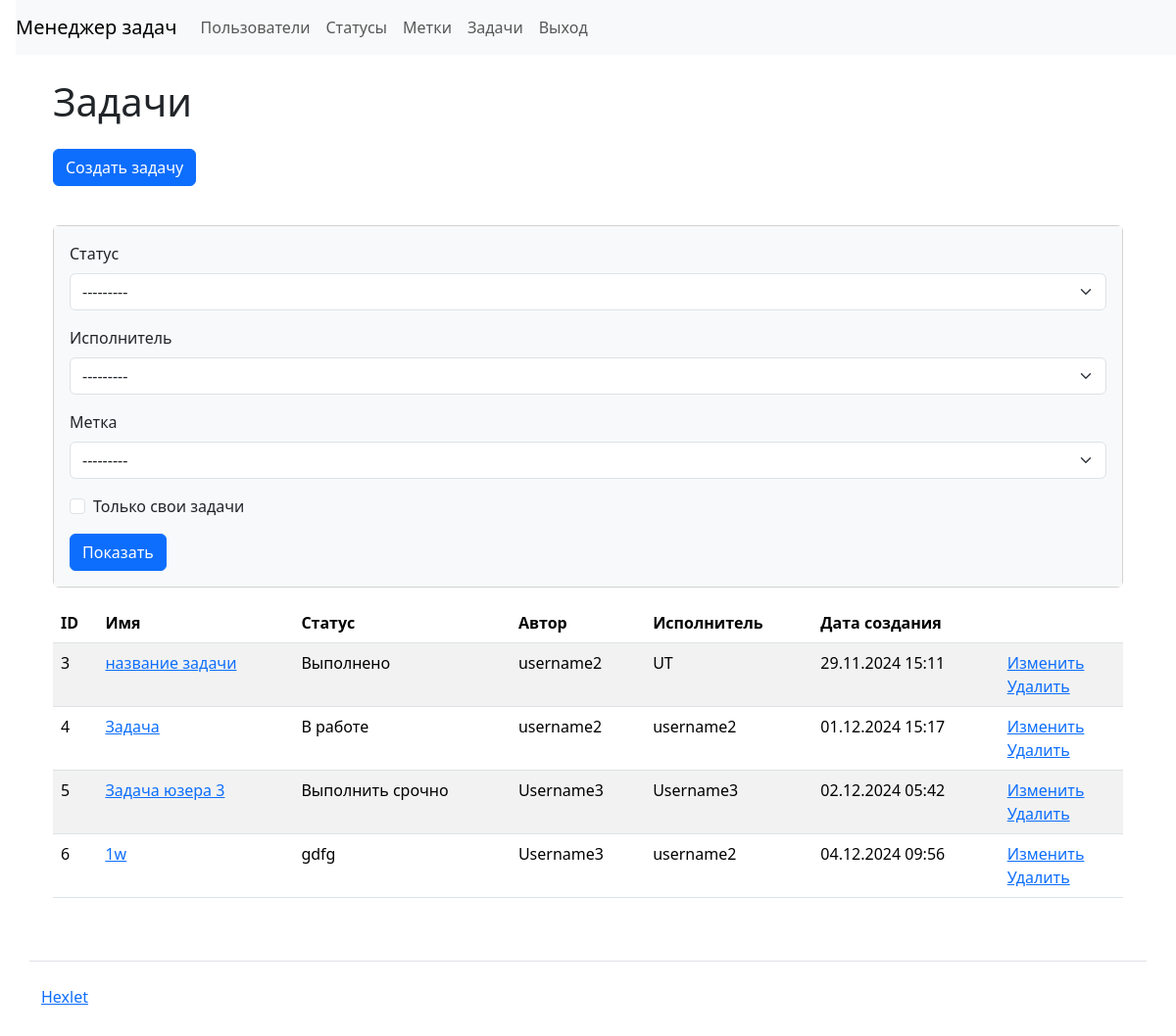
/tasks/ (signed in), run on the app's committed database.
### task_manager/tasks/models.py (models this page shows, shortened)
class Tasks(models.Model):
    task_name = models.CharField(
        max_length=255,
        verbose_name='Имя')
    time_create = models.DateTimeField(
        auto_now_add=True,
        verbose_name='Дата создания')
    description = models.TextField(
        max_length=255,
        blank=True,
        null=True,
        verbose_name='Описание')
    status = models.ForeignKey(
        Statuses,
        on_delete=models.PROTECT,
        null=True,
        verbose_name='Статус',
        related_name='status')
    author = models.ForeignKey(
        get_user_model(),
        on_delete=models.PROTECT,
        null=True,
        related_name='author')
    executor = models.ForeignKey(
        Users,
        on_delete=models.PROTECT,
        null=True,
        verbose_name='Исполнитель',
        related_name='executor')
    labels = models.ManyToManyField(
        Labels,
        blank=True,
        verbose_name='Метки',
        related_name='labels')

### task_manager/statuses/models.py (models this page shows)
class Statuses(models.Model):
    status_name = models.CharField(max_length=255, verbose_name='Имя')
    time_create = models.DateTimeField(
        auto_now_add=True,
        verbose_name='Дата создания')
    def __str__(self):
        return self.status_name

### task_manager/users/models.py (models this page shows)
class Users(AbstractUser):
    time_create = models.DateTimeField(
        auto_now_add=True,
        verbose_name='Дата создания')
    def __str__(self):
        return self.get_full_name()

### task_manager/tasks/views.py (the view)
# urls.py: path('', views.TaskHome.as_view(),
class TaskHome(LoginRequiredMixin,
               SuccessMessageMixin,
               FilterView,
               ListView):
    template_name = 'tasks/tasks.html'
    context_object_name = 'tasks1'
    filterset_class = FilterTasks
    allow_empty = False
    extra_context = {
        'title': 'Задачи',
        'button_text': 'Показать',
    }
    def get_queryset(self):
        return Tasks.objects.all()

### task_manager/labels/models.py (called while the page is built)
    def __str__(self):
        return self.label_name

### task_manager/templates/tasks/tasks.html
{% extends 'base.html' %}
{% load django_bootstrap5 %}
{% block content %}
<div class="container wrapper flex-grow-1">
  <h1 class="my-4">{{ title }}</h1>
  <a class="btn btn-primary mb-3" href="{% url 'create_task' %}" role="button">Создать задачу</a>
<div class="card mb-3 my-4">
  <div class="card-body bg-light">
    <form class="form-inline center" method="get">
      {% bootstrap_form filter.form field_class="ml-2 mr-3" %}
      {% bootstrap_button button_text button_type="submit" button_class="btn btn-primary" %}
    </form>
  </div>
</div>
  <table class="table table-striped">
    <thead>
      <tr>
        <th>ID</th>
        <th>Имя</th>
        <th>Статус</th>
        <th>Автор</th>
        <th>Исполнитель</th>
        <th>Дата создания</th>
        <th></th>
      </tr>
    </thead>
    <tbody>
      {% for task in tasks1 %}
        <tr>
          <td>{{ task.id }}</td>
          <td>
            <a href="{% url 'task' task.id %}">{{ task.task_name }}</a>
          </td>
          <td>{{ task.status.status_name }}</td>
          <td>{{ task.author.username }}</td>
          <td>{{ task.executor.username }}</td>
          <td>{{ task.time_create|date:"d.m.Y H:i" }}</td>
          <td>
            <a href="{% url 'task_update' task.id %}">Изменить</a>
            <br>
            <a href="{% url 'task_delete' task.id %}">Удалить</a>
          </td>
        </tr>
      {% endfor %}
    </tbody>
  </table>
      </div>
{% endblock %}

### data on the page
Tasks: id "3", task_name "название задачи", status.status_name "Выполнено", author.username "username2", executor.username "UT", time_create "29.11.2024 15:11"
Tasks: id "4", task_name "Задача", status.status_name "В работе", author.username "username2", executor.username "username2", time_create "01.12.2024 15:17"
Tasks: id "5", task_name "Задача юзера 3", status.status_name "Выполнить срочно", author.username "Username3", executor.username "Username3", time_create "02.12.2024 05:42"
Tasks: id "6", task_name "1w", status.status_name "gdfg", author.username "Username3", executor.username "username2", time_create "04.12.2024 09:56"

### other printed values
{{ title }} "Задачи"
